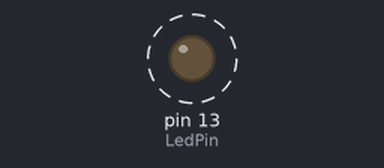
This sketch was run on a simulated Arduino Uno, built with avr-gcc and run on an emulated ATmega328P. Parts: output pins drawn as LEDs (lit = HIGH). Dashed ring = blinking. What the sketch prints to the serial monitor is not drawn.

Above: at 0.2 s.
Timing chart, 0 to 3.3 s (numbered marks = the images above):
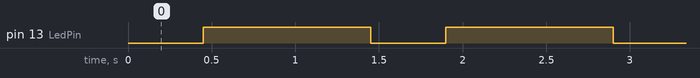

The sketch:

RF_Sender_v0.ino
```cpp
#include <RCSwitch.h>

const int LedPin = 13;
char message = 0;

RCSwitch mySwitch = RCSwitch();
void setup()
{
  Serial.begin(9600);
  pinMode(LedPin, OUTPUT);
  mySwitch.enableTransmit(11);  // Der Sender wird an Pin 10 angeschlossen
}

void loop()
{
  message++;
  mySwitch.send(message, 24); // Der 433mhz Sender versendet die Dezimalzahl „1234“
  Serial.println("alles ok");
  digitalWrite(LedPin, HIGH);
  delay(1000);  // Eine Sekunde Pause, danach startet der Sketch von vorne
  digitalWrite(LedPin, LOW);
}
```

Measured:
- by itself, pin 13 (LedPin): alternates HIGH for 1.0 s and LOW for 0.45 s
